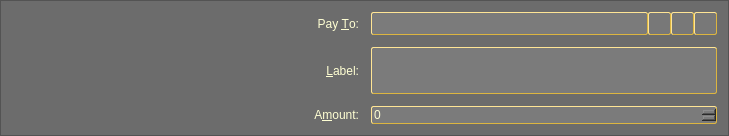
<?xml version="1.0" encoding="UTF-8"?>
<ui version="4.0">
 <class>SendCoinsEntry</class>
 <widget class="QFrame" name="SendCoinsEntry">
  <property name="geometry">
   <rect>
    <x>0</x>
    <y>0</y>
    <width>729</width>
    <height>136</height>
   </rect>
  </property>
  <property name="windowTitle">
   <string>Form</string>
  </property>
  <property name="styleSheet">
   <string notr="true">QFrame {background-color: #6C6C6C; color: #FFFFD3 } QPushButton { background-color: #787878; color: #FFFFD3; border-style:outset; border-color: #dcb540; border-width: 1px; border-radius: 6px; padding: 4px} QPushButton::hover { background-color: #6C6C6C; color: #FFFFD3; border-style:outset; border-color: #dcb540; border-width: 1px; border-radius: 6px; padding: 4px}  QPushButton::pressed {background-color: #FBFBFB; color: #E5990C; border-style:outset; border-color: #DCB540; border-radius: 6px; padding: 4px} #payTo {background-color: #7B7B7B; color: #FFFFD3;; border-style:outset; border-color: #dcb540; border-width: 1px; border-radius: 2px; padding: 0px } </string>
  </property>
  <property name="frameShape">
   <enum>QFrame::StyledPanel</enum>
  </property>
  <property name="frameShadow">
   <enum>QFrame::Sunken</enum>
  </property>
  <layout class="QGridLayout" name="gridLayout">
   <property name="spacing">
    <number>12</number>
   </property>
   <item row="5" column="0">
    <widget class="QLabel" name="label">
     <property name="text">
      <string>A&amp;mount:</string>
     </property>
     <property name="alignment">
      <set>Qt::AlignRight|Qt::AlignTrailing|Qt::AlignVCenter</set>
     </property>
     <property name="buddy">
      <cstring>payAmount</cstring>
     </property>
    </widget>
   </item>
   <item row="3" column="0">
    <widget class="QLabel" name="label_2">
     <property name="text">
      <string>Pay &amp;To:</string>
     </property>
     <property name="alignment">
      <set>Qt::AlignRight|Qt::AlignTrailing|Qt::AlignVCenter</set>
     </property>
     <property name="buddy">
      <cstring>payTo</cstring>
     </property>
    </widget>
   </item>
   <item row="5" column="1">
    <widget class="carpediemcoinAmountField" name="payAmount">
     <property name="styleSheet">
      <string notr="true">background-color: #7B7B7B; color: #FFFFD3;; border-style:outset; border-color: #dcb540; border-width: 1px; border-radius: 2px; padding: 0px</string>
     </property>
    </widget>
   </item>
   <item row="4" column="1">
    <layout class="QHBoxLayout" name="horizontalLayout_2">
     <property name="spacing">
      <number>0</number>
     </property>
     <item>
      <widget class="QValidatedLineEdit" name="addAsLabel" native="true">
       <property name="enabled">
        <bool>true</bool>
       </property>
       <property name="toolTip">
        <string>Enter a label for this address to add it to your address book</string>
       </property>
       <property name="styleSheet">
        <string notr="true">background-color: #7B7B7B; color: #FFFFD3;; border-style:outset; border-color: #dcb540; border-width: 1px; border-radius: 2px; padding: 0px</string>
       </property>
      </widget>
     </item>
    </layout>
   </item>
   <item row="4" column="0">
    <widget class="QLabel" name="label_4">
     <property name="text">
      <string>&amp;Label:</string>
     </property>
     <property name="alignment">
      <set>Qt::AlignRight|Qt::AlignTrailing|Qt::AlignVCenter</set>
     </property>
     <property name="buddy">
      <cstring>addAsLabel</cstring>
     </property>
    </widget>
   </item>
   <item row="3" column="1">
    <layout class="QHBoxLayout" name="payToLayout">
     <property name="spacing">
      <number>0</number>
     </property>
     <item>
      <widget class="QValidatedLineEdit" name="payTo" native="true">
       <property name="toolTip">
        <string>The address to send the payment to  (e.g. 4Zo1ga6xuKuQ7JV7M9rGDoxdbYwV5zgQJ5)</string>
       </property>
       <property name="styleSheet">
        <string notr="true"/>
       </property>
       <property name="maxLength" stdset="0">
        <number>34</number>
       </property>
      </widget>
     </item>
     <item>
      <widget class="QToolButton" name="addressBookButton">
       <property name="toolTip">
        <string>Choose address from address book</string>
       </property>
       <property name="styleSheet">
        <string notr="true">background-color: #787878; color: #FFFFD3; border-style:outset; border-color: #dcb540; border-width: 1px; border-radius: 2px; padding: 1px</string>
       </property>
       <property name="text">
        <string/>
       </property>
       <property name="icon">
        <iconset resource="../carpediemcoin.qrc">
         <normaloff>:/icons/address-book</normaloff>:/icons/address-book</iconset>
       </property>
       <property name="shortcut">
        <string>Alt+A</string>
       </property>
      </widget>
     </item>
     <item>
      <widget class="QToolButton" name="pasteButton">
       <property name="toolTip">
        <string>Paste address from clipboard</string>
       </property>
       <property name="styleSheet">
        <string notr="true">background-color: #787878; color: #FFFFD3; border-style:outset; border-color: #dcb540; border-width: 1px; border-radius: 2px; padding: 1px</string>
       </property>
       <property name="text">
        <string/>
       </property>
       <property name="icon">
        <iconset resource="../carpediemcoin.qrc">
         <normaloff>:/icons/editpaste</normaloff>:/icons/editpaste</iconset>
       </property>
       <property name="shortcut">
        <string>Alt+P</string>
       </property>
      </widget>
     </item>
     <item>
      <widget class="QToolButton" name="deleteButton">
       <property name="toolTip">
        <string>Remove this recipient</string>
       </property>
       <property name="styleSheet">
        <string notr="true">background-color: #787878; color: #FFFFD3; border-style:outset; border-color: #dcb540; border-width: 1px; border-radius: 2px; padding: 1px</string>
       </property>
       <property name="text">
        <string/>
       </property>
       <property name="icon">
        <iconset resource="../carpediemcoin.qrc">
         <normaloff>:/icons/remove</normaloff>:/icons/remove</iconset>
       </property>
      </widget>
     </item>
    </layout>
   </item>
  </layout>
 </widget>
 <customwidgets>
  <customwidget>
   <class>carpediemcoinAmountField</class>
   <extends>QSpinBox</extends>
   <header>carpediemcoinamountfield.h</header>
   <container>1</container>
  </customwidget>
  <customwidget>
   <class>QValidatedLineEdit</class>
   <extends>QWidget</extends>
   <header>qvalidatedlineedit.h</header>
  </customwidget>
 </customwidgets>
 <resources>
  <include location="../carpediemcoin.qrc"/>
 </resources>
 <connections/>
</ui>
